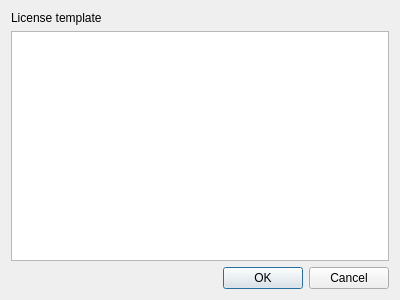
<?xml version="1.0" encoding="UTF-8"?>
<ui version="4.0">
 <class>CGxPluginGeneratorOptionsDialog</class>
 <widget class="QDialog" name="CGxPluginGeneratorOptionsDialog">
  <property name="geometry">
   <rect>
    <x>0</x>
    <y>0</y>
    <width>400</width>
    <height>300</height>
   </rect>
  </property>
  <property name="windowTitle">
   <string>Dialog</string>
  </property>
  <layout class="QVBoxLayout" name="verticalLayout">
   <item>
    <widget class="QLabel" name="label">
     <property name="text">
      <string>License template</string>
     </property>
    </widget>
   </item>
   <item>
    <widget class="QPlainTextEdit" name="licenseEdit"/>
   </item>
   <item>
    <widget class="QDialogButtonBox" name="buttonBox">
     <property name="orientation">
      <enum>Qt::Horizontal</enum>
     </property>
     <property name="standardButtons">
      <set>QDialogButtonBox::Cancel|QDialogButtonBox::Ok</set>
     </property>
    </widget>
   </item>
  </layout>
 </widget>
 <resources/>
 <connections>
  <connection>
   <sender>buttonBox</sender>
   <signal>accepted()</signal>
   <receiver>CGxPluginGeneratorOptionsDialog</receiver>
   <slot>accept()</slot>
   <hints>
    <hint type="sourcelabel">
     <x>248</x>
     <y>254</y>
    </hint>
    <hint type="destinationlabel">
     <x>157</x>
     <y>274</y>
    </hint>
   </hints>
  </connection>
  <connection>
   <sender>buttonBox</sender>
   <signal>rejected()</signal>
   <receiver>CGxPluginGeneratorOptionsDialog</receiver>
   <slot>reject()</slot>
   <hints>
    <hint type="sourcelabel">
     <x>316</x>
     <y>260</y>
    </hint>
    <hint type="destinationlabel">
     <x>286</x>
     <y>274</y>
    </hint>
   </hints>
  </connection>
 </connections>
</ui>
